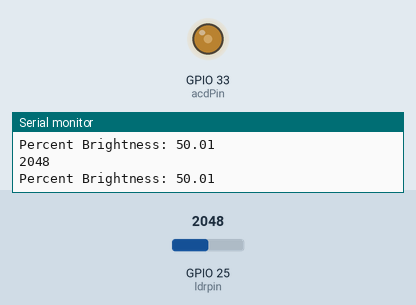
This sketch was run on a simulated ESP32. On the bench: output pins drawn as LEDs (lit = HIGH), the last lines printed to the serial monitor. The inputs (shaded band) are chosen by the test bench; at power-on: GPIO 25 (ldrpin) = 2048.

Above: at 1.8 s.
1.9 s: GPIO 25 (ldrpin) set to 2022
At 3.2 s:
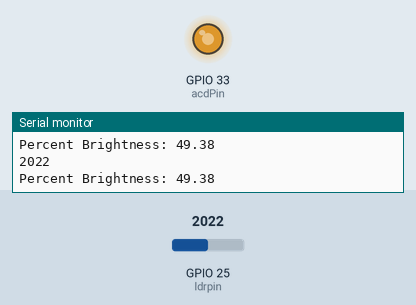
3.5 s: GPIO 25 (ldrpin) set to 878
5.2 s: GPIO 25 (ldrpin) set to 762
At 7.2 s:
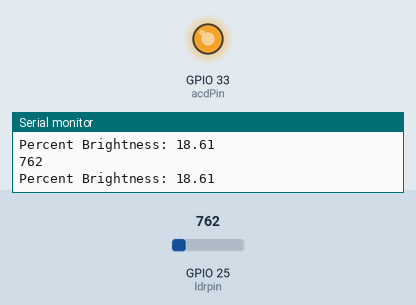
7.5 s: GPIO 25 (ldrpin) set to 3603
At 9.0 s:
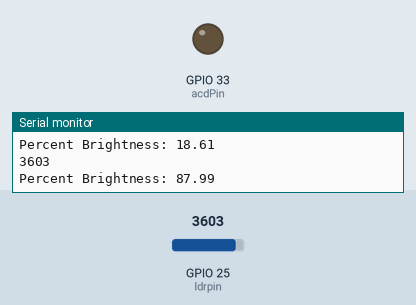
9.5 s: GPIO 25 (ldrpin) set to 3316
11.2 s: GPIO 25 (ldrpin) set to 3221
At 13.3 s:
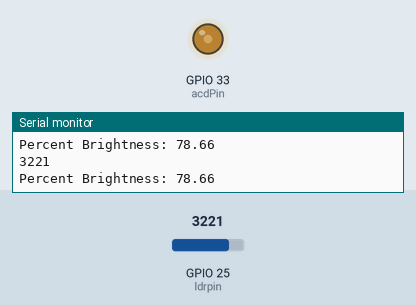
Timing chart, 0 to 14.5 s (numbered marks = the images above; inputs shaded):
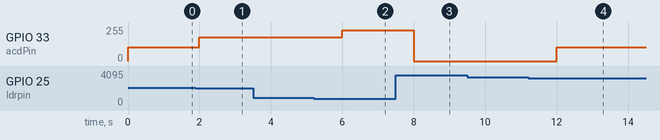

The sketch:

AC_dimmer_tes3.ino
```cpp
//Libraries
#include <RBDdimmer.h>

//Parameters
const int zeroCrossPin  = 32;
const int acdPin  = 33;
int MIN_POWER  = 20;
int MAX_POWER  = 90;
int POWER_STEP  = 5;
#define ldrpin 25


//Variables
int power  = 0;

//Objects
dimmerLamp acd(acdPin,zeroCrossPin);

void setup(){
//Init Serial USB
Serial.begin(115200);
Serial.println(F("ESP32 System"));
acd.begin(NORMAL_MODE, ON);
}

void loop(){
  testDimmer();
}

void testDimmer(){/* function testDimmer */
////Sweep light power to test dimmer
  int intensity = analogRead(ldrpin);
  float intensity_percent = (intensity/4095.0)*100;

  Serial.println(intensity);
  Serial.print("Percent Brightness: ");
  Serial.println(intensity_percent);

  if(intensity_percent<=20){
    acd.setPower(90);
  }
  else if(intensity_percent>20 && intensity_percent<=50){
    acd.setPower(70);
  }
  else if(intensity_percent>50 && intensity_percent<=80){
    acd.setPower(40);
  }
  else if(intensity_percent>80 && intensity_percent<=100){
    acd.setPower(0);
  }
  delay(1000);

}
```

Measured:
- the behaviour switches between 2048 and 2047 on GPIO 25 (ldrpin) (found by bisection; images 0 and 1)
- the behaviour switches between 820 and 819 on GPIO 25 (ldrpin) (found by bisection; images 1 and 2)
- the behaviour switches between 3277 and 3276 on GPIO 25 (ldrpin) (found by bisection; images 3 and 4)
- after the input at 1.9 s, GPIO 33 (acdPin): 102/255 → 178/255 after 0.10 s
- after the input at 5.2 s, GPIO 33 (acdPin): 178/255 → 229/255 after 0.80 s
- after the input at 7.5 s, GPIO 33 (acdPin): 229/255 → 0/255 after 0.50 s
- after the input at 11.2 s, GPIO 33 (acdPin): 0/255 → 102/255 after 0.80 s
